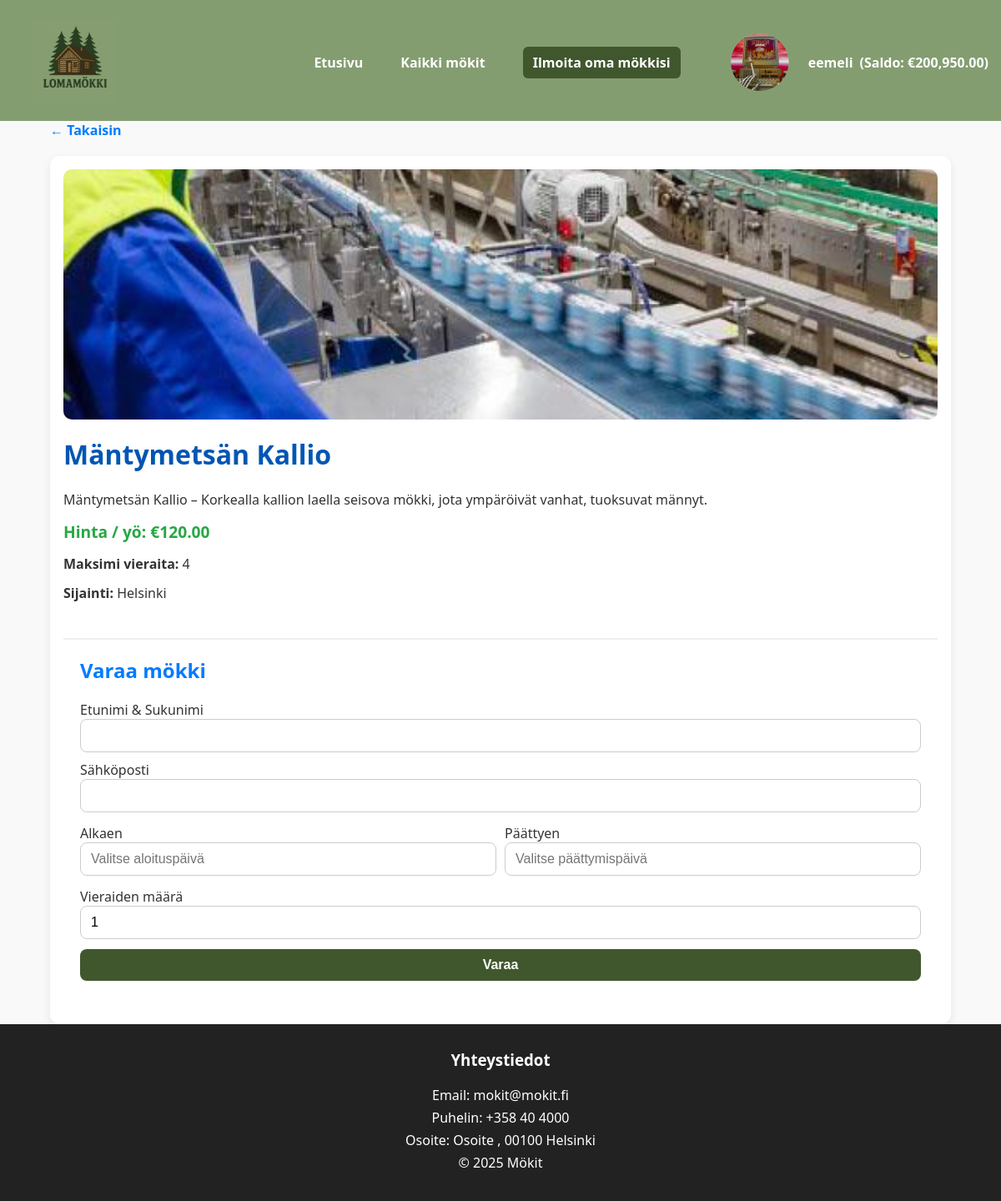
Screenshot of /cabins.php?id=1 (signed in) with the database file from the repository.
### tables this page shows
CREATE TABLE `users` (
  `id` int(11) NOT NULL,
  `username` varchar(100) NOT NULL,
  `email` varchar(255) NOT NULL,
  `phone` varchar(30) NOT NULL,
  `profile_image` varchar(255) DEFAULT NULL,
  `password` varchar(255) NOT NULL,
  `created_at` timestamp NOT NULL DEFAULT current_timestamp(),
  `balance` decimal(10,2) DEFAULT 0.00
);

CREATE TABLE `cabins` (
  `id` int(11) NOT NULL,
  `owner_id` int(11) NOT NULL,
  `name` varchar(100) NOT NULL,
  `description` text DEFAULT NULL,
  `price_per_night` decimal(8,2) NOT NULL,
  `max_guests` int(11) NOT NULL DEFAULT 4,
  `image` varchar(255) DEFAULT NULL,
  `location` varchar(100) DEFAULT '',
  `user_id` int(11) DEFAULT NULL
);

### cabins.php (the view, shortened to what this page needs)
<?php
require 'config.php';
include 'header.php';
$id = (int)($_GET['id'] ?? 0);
$stmt = $pdo->prepare('SELECT * FROM cabins WHERE id = ?');
$stmt->execute([$id]);
$cabin = $stmt->fetch();
?>
<!doctype html>
<html lang="fi">
<head>
  <link rel="stylesheet" href="style.css">
  <link rel="stylesheet" href="https://cdn.jsdelivr.net/npm/flatpickr/dist/flatpickr.min.css">
</head>
<body>
  <main class="container">
    <a href="all_cabins.php" class="back-link">&larr; Takaisin</a>
    <div class="cabin-card">
      <?php if (!empty($cabin['image'])): ?>
        <img src="<?=htmlspecialchars($cabin['image'])?>" alt="<?=htmlspecialchars($cabin['name'])?>">
      <?php endif; ?>
      <div class="cabin-info">
        <h1><?=htmlspecialchars($cabin['name'])?></h1>
        <p><?=nl2br(htmlspecialchars($cabin['description']))?></p>
        <p class="price"><strong>Hinta / yö:</strong> €<?=number_format($cabin['price_per_night'],2)?></p>
        <p><strong>Maksimi vieraita:</strong> <?=htmlspecialchars($cabin['max_guests'])?></p>
        <p><strong>Sijainti:</strong> <?=htmlspecialchars($cabin['location'] ?? 'Ei määritelty')?></p>
      </div>
      <section class="booking">
        <h2>Varaa mökki</h2>
        <form id="bookingForm" action="book.php" method="post">
          <label>Etunimi & Sukunimi<br><input name="customer_name" required></label>
          <label>Sähköposti<br><input type="email" name="customer_email" required></label>
          <div class="date-range-wrapper">
            <label>Alkaen<br><input type="text" id="start_date" name="start_date" placeholder="Valitse aloituspäivä" required></label>
            <label>Päättyen<br><input type="text" id="end_date" name="end_date" placeholder="Valitse päättymispäivä" required></label>
          </div>
          <label>Vieraiden määrä<br>
            <input type="number" name="guests" min="1" max="<?=htmlspecialchars($cabin['max_guests'])?>" value="1" required>
          </label>
          <button type="submit">Varaa</button>
        </form>
      </section>
    </div>
  </main>
</body>
</html>
<?php include 'footer.php'; ?>

### header.php (shortened to what this page needs)
<?php
require 'config.php';
$user = null;
$user_balance = 0;
if (isset($_SESSION['user_id'])) {
    $stmt = $pdo->prepare("SELECT * FROM users WHERE id = ?");
    $stmt->execute([$_SESSION['user_id']]);
    $user = $stmt->fetch();
    $user_balance = $user['balance'] ?? 0;
}
?>
<header>
  <div class="header-flex" style="display:flex;justify-content:space-between;align-items:center;padding:20px 0;">
<a href="index.php"><img src="images/logo.png" width="100" alt="Lomamökki logo" style="margin-left:40px;"></a>
    <nav style="display:flex;align-items:center;gap:15px;">
      <a href="index.php" style="color:#fff;text-decoration:none;font-weight:600;">Etusivu</a>
      <a href="all_cabins.php" style="color:#fff;text-decoration:none;font-weight:600;">Kaikki mökit</a>
      <a href="<?= isset($_SESSION['user_id']) ? 'add_cabin.php' : 'login.php'; ?>" class="btn" style="color:#fff;background:#40572e;padding:8px 12px;border-radius:6px;">Ilmoita oma mökkisi</a>
      <?php if ($user): ?>
      <div class="profile-dropdown" style="position:relative;">
        <a href="#" style="display:flex;align-items:center;color:#fff;text-decoration:none;">
          <img src="<?=htmlspecialchars($user['profile_image'] ?? 'default-avatar.png')?>" alt="Profiili" class="profile-pic" style="width:100px;height:100px;border-radius:50%;object-fit:cover;margin-right:8px;">
          <?=htmlspecialchars($user['username'])?>
          <span style="margin-left:8px;font-weight:600;">(Saldo: €<?=number_format($user_balance, 2)?>)</span>
        </a>
      </div>
      <?php else: ?>
        <a href="login.php" style="color:#fff;text-decoration:none;font-weight:600;">Kirjaudu / Rekisteröidy</a>
      <?php endif; ?>
    </nav>
  </div>
</header>

### style.css (style rules this page uses)
body { font-family: 'Segoe UI', Tahoma, Geneva, Verdana, sans-serif; margin: 0; color: #333; background-color: #f9f9f9; display: flex; flex-direction: column; min-height: 100vh; }
.container { width: 90%; max-width: 1300px; margin: auto; }
header { background-color: #849D70; color: #fff; padding: 5x 0; margin-bottom: auto; text-align: center; }
header nav { margin-top: 5px; }
header nav a { color: #fff; margin: 0 15px; text-decoration: none; font-weight: 600; transition: color 0.2s; }
.card, .success-card, .cabin-card { background-color: #fff; border-radius: 12px; padding: 16px; box-shadow: 0 4px 12px rgba(0,0,0,0.08); transition: transform 0.2s, box-shadow 0.2s; overflow: hidden; box-sizing: border-box; }
.cabin-card img { width: 100%; aspect-ratio: 16/9; min-height: 300px; object-fit: cover; border-radius: 10px; margin-bottom: 20px; display: block; }
.cabin-card { display: flex; flex-direction: column; justify-content: space-between; min-height: 600px; }
.cabin-card img { height: 300px; border-radius: 10px; margin-bottom: 20px; }
.cabin-info h1 { margin-top: 0; color: #0056b3; }
.cabin-info p { margin: 10px 0; line-height: 1.6; }
.price { font-size: 1.2em; font-weight: bold; color: #28a745; margin-top: 10px; }
.booking { margin-top: 30px; padding: 20px; border-top: 2px solid #eee; }
.booking h2 { margin-top: 0; color: #007bff; }
label { display: block; margin: 10px 0 4px; font-weight: 500; }
input, button { width: 100%; padding: 10px 12px; border-radius: 8px; border: 1px solid #ccc; font-size: 1em; transition: border-color 0.2s, box-shadow 0.2s; }
button { background-color: #40572e; color: #fff; border: none; font-weight: 600; margin-top: 8px; transition: background-color 0.2s, transform 0.2s; }
.back-link { display: inline-block; margin-bottom: 20px; text-decoration: none; color: #007bff; font-weight: 600; transition: color 0.2s; }
main { flex: 1; }
.profile-dropdown { position: relative; display: inline-block; }
.profile-pic { width: 80px; height: 80px; border-radius: 50%; object-fit: cover; margin-right: 8px; }

### cabins.php (style rules this page uses)
.date-range-wrapper { display: flex; gap: 10px; align-items: center; }
.date-range-wrapper label { flex: 1; }

### rows the page displays
users: profile_image (picture), username "eemeli", balance "200,950.00"
cabins: image (picture), name "Mäntymetsän Kallio", description "Mäntymetsän Kallio – Korkealla kallion laella seisova mökki, jota ympäröivät vanhat, tuoksuvat männyt.", price_per_night "120.00", max_guests "4", location "Helsinki"
